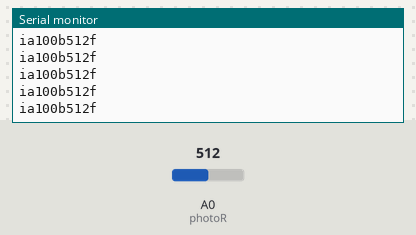
Recording of a sketch running on a simulated Arduino Uno, built with avr-gcc and run on an emulated ATmega328P. On the bench: the last lines printed to the serial monitor. Inputs (shaded band) come from the test bench; at power-on: A0 (photoR) = 512.

Above: at 1.2 s.
1.3 s: A0 (photoR) set to 716
At 1.38 s:
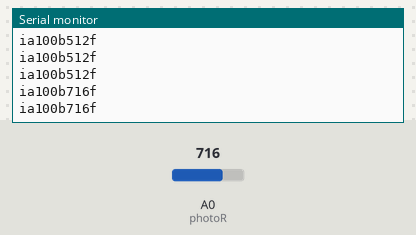
2.8 s: A0 (photoR) set to 900
At 2.88 s:
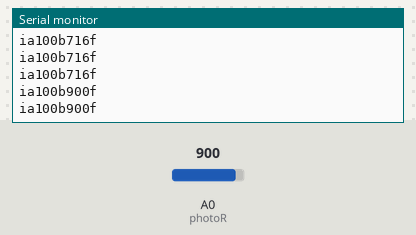
Timing chart, 0 to 5.8 s (numbered marks = the images above; inputs shaded):
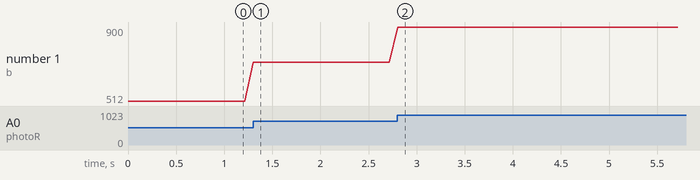

Measured:
- after the input at 1.3 s, the serial monitor: prints a new line at once (image 1)
- after the input at 2.8 s, the serial monitor: prints a new line at once (image 2)
- plotted number 1: 512 → 716 after the input at 1.3 s, 716 → 900 after the input at 2.8 s

The sketch:

ard_photocell.ino
```cpp
// PhotoCell
const int photoR = A0; // Photoresistor at Arduino analog pin A0
int sensorValue = 0;  // ADC: Photoresistor (0-1023)

// General Variable
const int baud_rate = 9600;
const int sampletime = 100; //loop cycle 10ms
String stringsum;

// Arduino initial Set-up
void setup() {
  Serial.begin(baud_rate);
}

// Arduino loop
void loop() {
  // Sensor Read & Get data
  sensorValue = analogRead(photoR);
  // Serial.println(sensorValue);

  // separate multi-datas to string: 'ia' data-1 'b' data-2 'f'
  stringsum = "ia" + String(sampletime) + "b" + String(sensorValue) + "f";
  Serial.println(stringsum);

  while (millis() % sampletime != 0);
}
```
